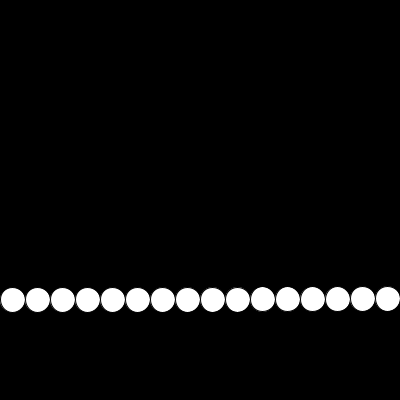
Frame 1 (no input)
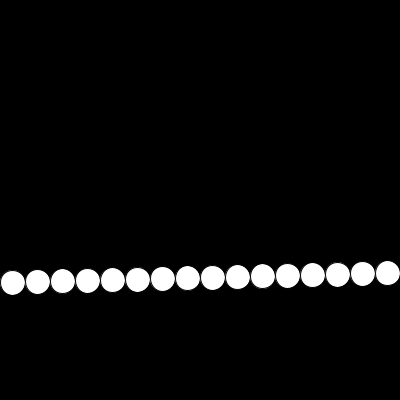
Frame 60 (the mouse pressed at the canvas centre just before this capture)
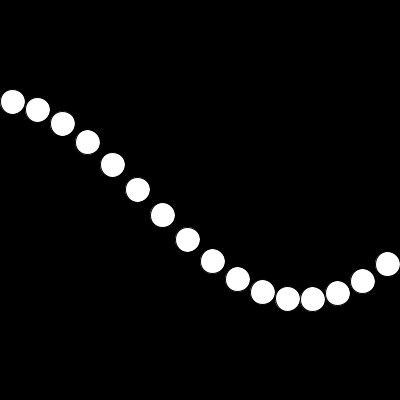
Frame 120 (the mouse held since frame 60 and released just before this capture)

The Processing sketch that drew these frames (run headless with seeded random() and noise(); from frame 60 on, the mouse is pressed at the canvas centre):

// Processing sketch: processing_87542
// ── processing_87542.pde

float oscCounter = 0;

void setup() {
  
  size(400,400);
  smooth();
  frameRate(30);
  
}


void draw() {
  
  background(0);
 
  //oscCounter = oscCounter + 0.1;
  oscCounter = oscCounter + map( mouseY , 0 , height , 0.01 , 0.5) ; 
 
  float oscCenter = height/2;
  float oscRadius = 100;
 
  for ( int i = 0; i < 16; i++ ) {
    
    //float oscOffset = i * 0.1;
    float oscOffset = i * map( mouseX , 0 , width , 0.01 , 0.5);
    
    float y = cos( oscCounter + oscOffset ) * oscRadius + oscCenter;
    float x = i * 25 + 12.5;
    ellipse(x,y,25,25);
  }
 
}
